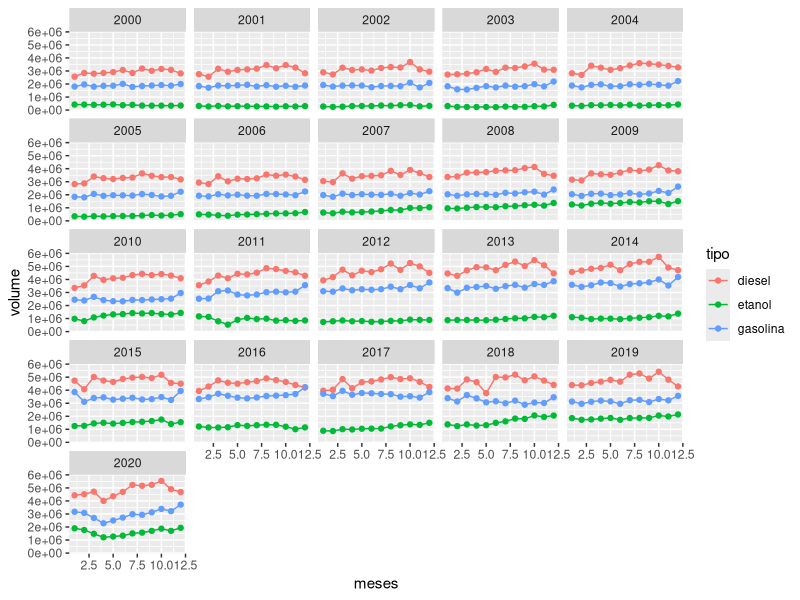
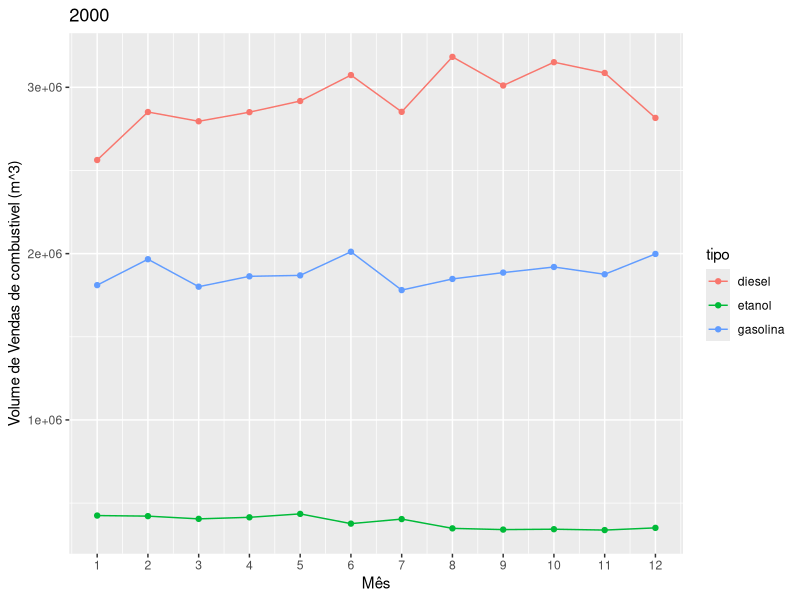
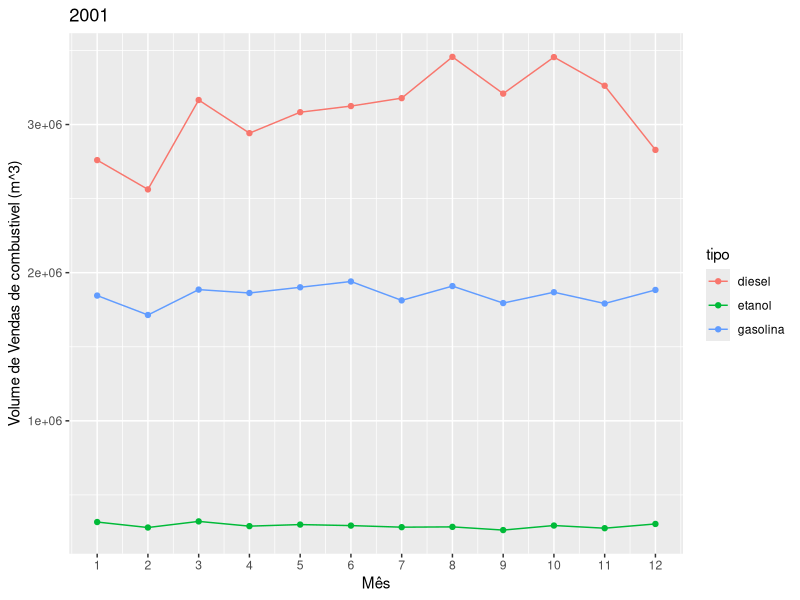
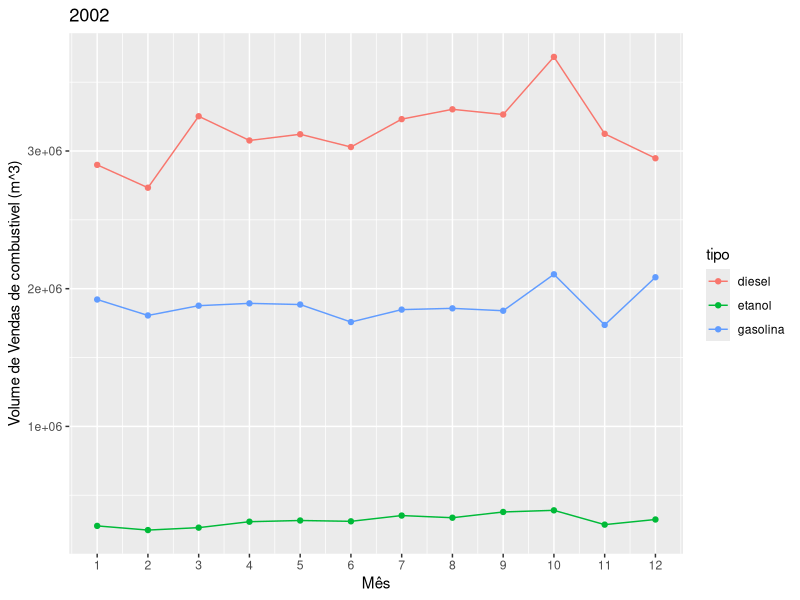
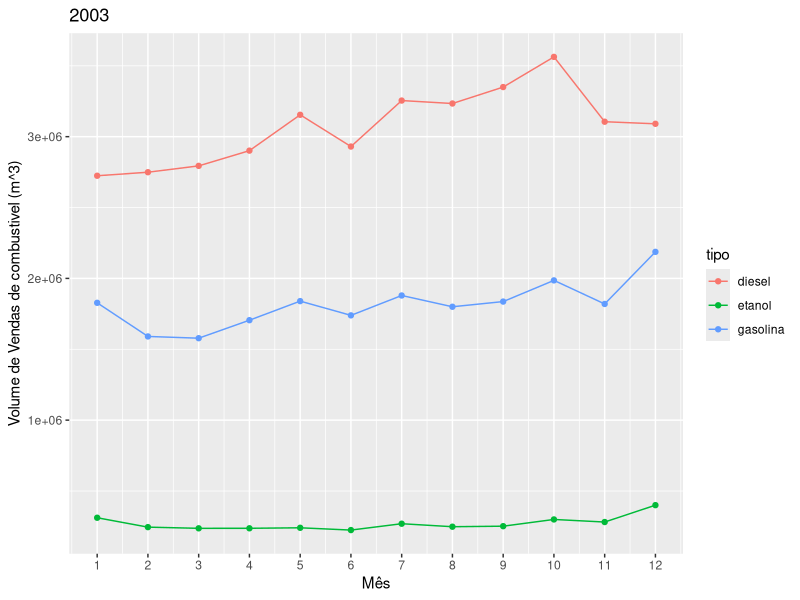
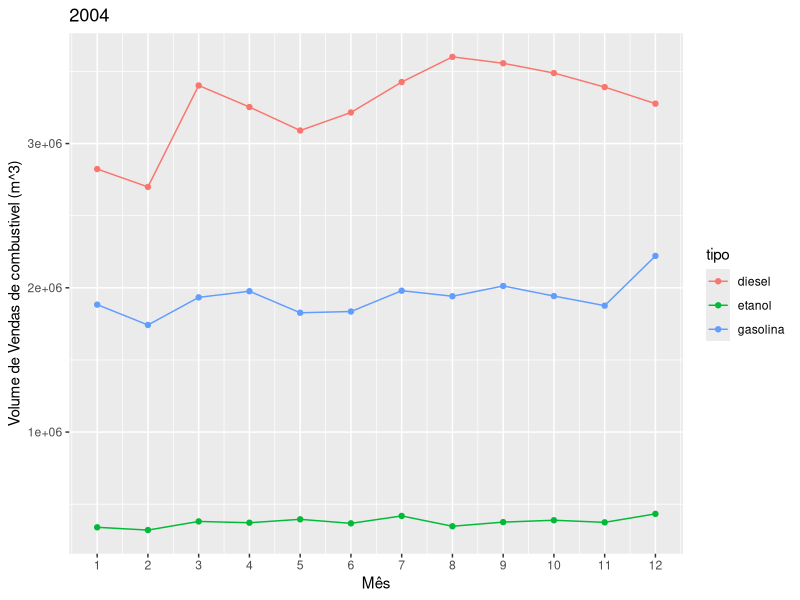
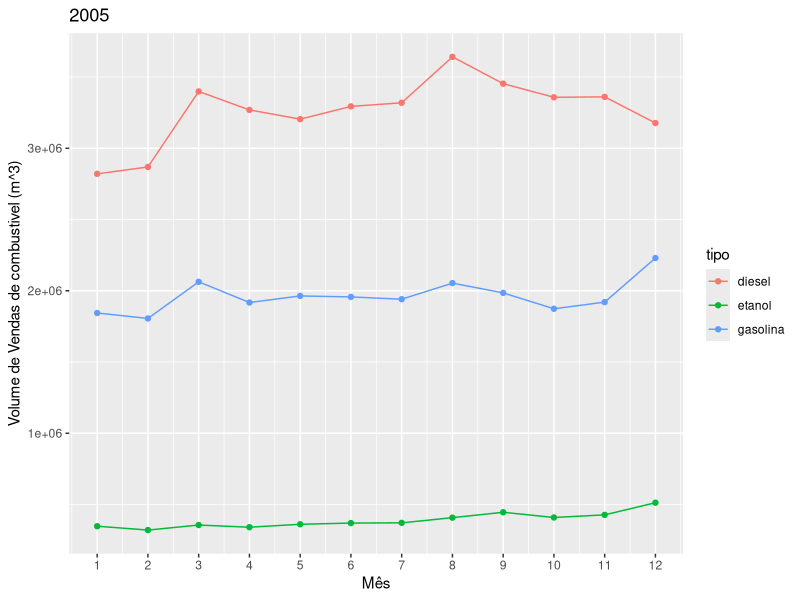
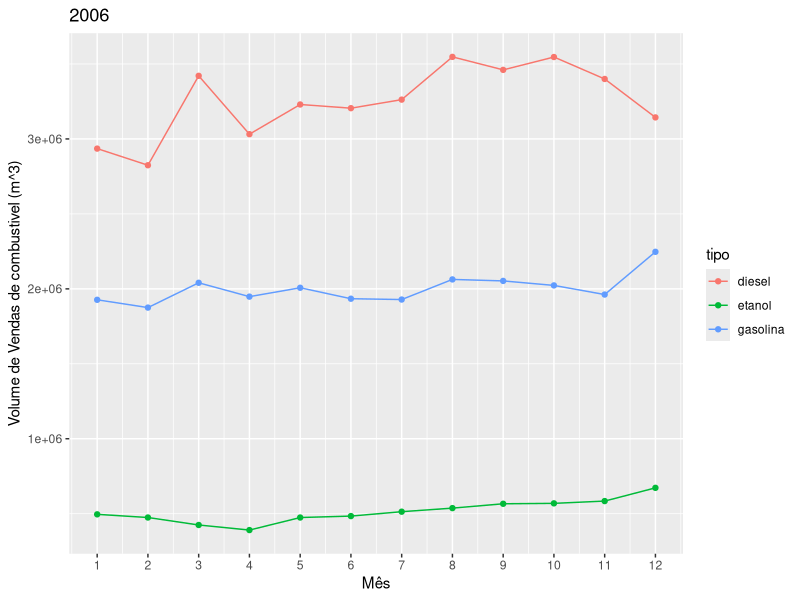

The R source for these figures, in order:
## ---- chunk 1
#os pacotes usados:
library(tidyverse)
library(readxl)

## ---- chunk 2

#ler datos do arquivo excel para as 3 planilhas
diesel <- read_xlsx("vendas_distribuidoras_anp.xlsx", "diesel")
etanol <- read_xlsx("vendas_distribuidoras_anp.xlsx", "etanol")
gasolina <- read_xlsx("vendas_distribuidoras_anp.xlsx", "gasolina")

#uma função para deixar os dados "tidy"/organizados, com uma única observação por linha, uma uníca variavel por coluna
pivot_data = function(base)
{
  base <- base %>% 
    pivot_longer(starts_with("20"), names_to = "ano", values_to = "m3", names_transform = list(ano = as.integer))
  return(base)
  
}

#aplicar para os tres tipos de combustivel
diesel <- pivot_data(diesel) %>% 
  mutate(tipo = "diesel")
etanol <- pivot_data(etanol) %>% 
  mutate(tipo = "etanol")
gasolina  <-  pivot_data(gasolina) %>% 
  mutate(tipo = "gasolina")


#inur todos em um único data frame
combustiveis_vendas <-rbind(diesel, etanol, gasolina)

combustiveis_vendas

## ---- chunk 3

#adicionando colunas auxiliares ao data frame
meses_chr_vct <-  c("Jan", "Fev", "Mar", "Abr", "Mai", "Jun", "Jul", "Ago", "Set", "Out", "Nov", "Dez")
combustiveis_vendas <- combustiveis_vendas %>% 
  mutate(mes_chr = case_when(meses == 1 ~ meses_chr_vct[1],
                          meses == 2 ~ meses_chr_vct[2],
                          meses == 3 ~ meses_chr_vct[3],
                          meses == 4 ~ meses_chr_vct[4],
                          meses == 5 ~ meses_chr_vct[5],
                          meses == 6 ~ meses_chr_vct[6],
                          meses == 7 ~ meses_chr_vct[7],
                          meses == 8 ~ meses_chr_vct[8],
                          meses == 9 ~ meses_chr_vct[9],
                          meses == 10 ~ meses_chr_vct[10],
                          meses == 11 ~ meses_chr_vct[11],
                          meses == 12 ~ meses_chr_vct[12]),
         data = paste(mes_chr,"/",as.character(ano)),
         anomes = ano*100 + meses)

#ver a sazonalidade da venda por ano
combustiveis_vendas %>%
  filter(regiao == "br") %>%  #a base de dados já inclui para o brasil todo, então não é necessario fazer a soma
  group_by(ano, meses, tipo) %>% 
  summarise(volume = sum(m3)) %>%
  ggplot(mapping = aes(x = meses, y = volume, color = tipo)) + 
  geom_point() +
  geom_line() +
  facet_wrap(~ano)


#Um loop que gera um grafico para cada ano
for (i in 0:20) 
{
ano_i <- i + 2000
graph <-  combustiveis_vendas %>%
  filter(regiao == "br") %>% 
  group_by(ano, meses, tipo) %>% 
  summarise(volume = sum(m3)) %>%
  filter(ano == ano_i) %>% 
  ggplot(mapping = aes(x = meses, y = volume, color = tipo)) + 
  geom_point() +
  scale_x_continuous(breaks = c(1:12)) +
  geom_line() +
  labs(
    title = as.character(ano_i)
  ) +
  xlab("Mês") +
  ylab("Volume de Vendas de combustivel (m^3)")

print(graph)

}




## ---- chunk 4
#para saber quais estados estão presentes na base de dados
combustiveis_vendas %>%
  distinct(regiao) %>% 
  pull(regiao)
  

#plotando os graficos, temos:
combustiveis_vendas %>%
  filter(regiao != "br") %>%  #removendo os dados do Brasil todo como agregado da análise
  group_by(ano, meses, regiao) %>% 
  summarise(volume = sum(m3)) %>% #dessa vez, somamos os tres dipos de combustivel para ter uma soma da venda total de combustiveis por ano e mes por região
  ggplot(mapping = aes(x = meses, y = volume, color = regiao)) + 
  geom_point() +
  geom_line() +
  facet_wrap(~ano)

#novamente, um loop que gera um grafico para cada ano
for (i in 0:20) 
{
ano_i <- i + 2000
graph <-  combustiveis_vendas %>%
  filter(regiao != "br") %>%
  group_by(ano, meses, regiao) %>%
  summarise(volume = sum(m3)) %>%
  filter(ano == ano_i) %>% 
  ggplot(mapping = aes(x = meses, y = volume, color = regiao)) + 
  geom_point() +
  scale_x_continuous(breaks = c(1:12)) +
  geom_line() +
  labs(
    title = as.character(ano_i)
  ) +
  xlab("Mês") +
  ylab("Volume de Vendas de combustivel (m^3)")

print(graph)

}



## ---- chunk 5

#fazendo um agregado de todo tipo de combistivel vendido, em termos percentuais, por região, no período de 2000-2020, temos:
#calcular vendas totais
combustiveis_vendas_tot <- combustiveis_vendas %>%
  filter(regiao != "br") %>% 
  group_by(regiao) %>% 
  summarise(volume_tot = sum(m3))
#calcular vendas t por tipo de combustivel
combustiveis_vendas_rel <- combustiveis_vendas %>%
  filter(regiao != "br") %>% 
  group_by(regiao, tipo) %>% 
  summarise(volume_rel = sum(m3))
#unir ambos e calcular porcentagens
test <- left_join(combustiveis_vendas_rel, combustiveis_vendas_tot) %>% 
  mutate(tipo_percent = volume_rel/volume_tot)

test %>% 
ggplot(mapping = aes(x = regiao, y = tipo_percent, fill = tipo)) + 
  geom_bar(stat="identity") +
  labs(
    title = "Parcela da participação na venda de combistiveis por tipo de combústivel e região no periodo de 2000-2020"
  ) +
  xlab("Região") +
  ylab("Parcela da participação")


## ---- chunk 6

combustiveis_vendas %>%
  filter(regiao == "br") %>% 
  group_by(tipo) %>% 
  summarise(volume = sum(m3)) %>% 
  ggplot(mapping = aes(x = tipo, y = volume, fill = tipo)) + 
  geom_bar(stat="identity") +
  labs(
    title = "Tamanho do mercado no período de 2000-2020"
  ) +
  xlab("Tipo") +
  ylab("Volume de Vendas de combustivel (m^3)")


## ---- chunk 7

combustiveis_vendas %>%
  filter(regiao == "br", ano %in% c(2020, 2019, 2018, 2017, 2016)) %>%  # selecionando os últimos 5 anos presentes na base
  group_by(ano, tipo) %>% 
  summarise(volume = sum(m3)) %>%
  ggplot(mapping = aes(x = ano, y = volume, color = tipo)) + 
  geom_point() +
  geom_line() +
  labs(
    title = "Evolução do mercado nos últimos 5 anos"
  ) +
  xlab("Ano") +
  ylab("Volume de Vendas de combustivel (m^3)")


